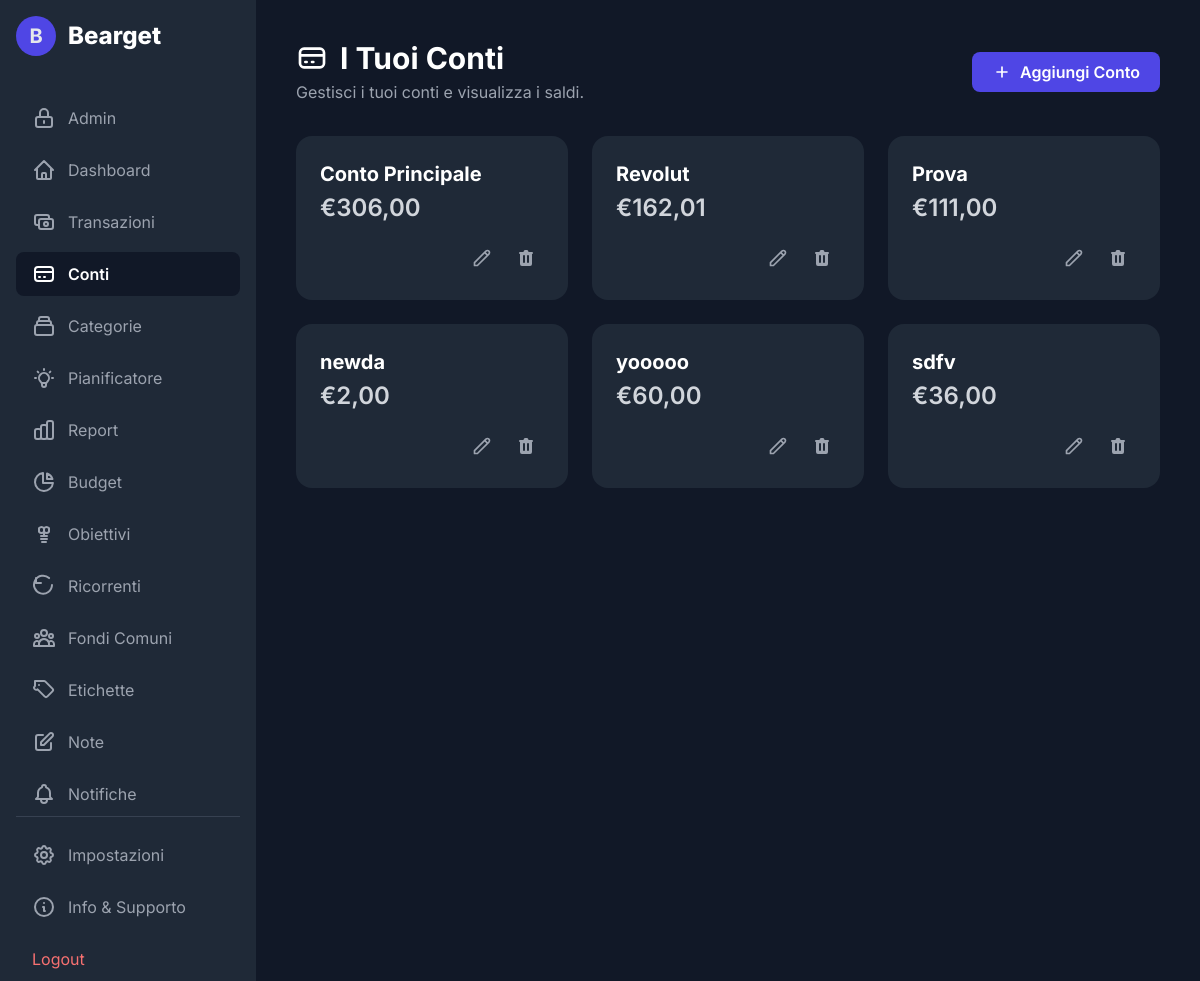
The app's page /accounts.php (signed in) with its own data.
### tables this page shows
CREATE TABLE `accounts` (
  `id` int(11) NOT NULL,
  `user_id` int(11) NOT NULL,
  `name` varchar(100) NOT NULL,
  `initial_balance` decimal(10,2) NOT NULL DEFAULT 0.00,
  `created_at` timestamp NOT NULL DEFAULT current_timestamp()
);

### functions.php (called while the page is built, shortened)
<?php
function get_account_balance($conn, $account_id) {
    $balance = 0;
    $sql_initial = "SELECT initial_balance FROM accounts WHERE id = ?";
    $stmt_initial = $conn->prepare($sql_initial);
    $stmt_initial->bind_param('i', $account_id);
    $stmt_initial->execute();
    $result_initial = $stmt_initial->get_result();
    if ($row = $result_initial->fetch_assoc()) {
        $balance = $row['initial_balance'];
    }
    $sql_tx = "SELECT SUM(amount) as total_tx FROM transactions WHERE account_id = ?";
    $stmt_tx = $conn->prepare($sql_tx);
    $stmt_tx->bind_param('i', $account_id);
    $stmt_tx->execute();
    $result_tx = $stmt_tx->get_result();
    if ($row = $result_tx->fetch_assoc()) {
        $balance += $row['total_tx'] ?? 0;
    }
    return $balance;
}
function get_user_accounts($conn, $user_id) {
    $accounts = [];
    $sql = "SELECT id, name FROM accounts WHERE user_id = ?";
    $stmt = $conn->prepare($sql);
    $stmt->bind_param('i', $user_id);
    $stmt->execute();
    $result = $stmt->get_result();
    while ($row = $result->fetch_assoc()) {
        $accounts[] = $row;
    }
    return $accounts;
}
?>

### accounts.php (the view, shortened to what this page needs)
<?php
require_once 'db_connect.php';
require_once 'functions.php';
$user_id = $_SESSION["id"];
$accounts = get_user_accounts($conn, $user_id);
?>
<!DOCTYPE html>
<html lang="it">
<head>
    <script src="https://cdn.tailwindcss.com"></script>
    <link rel="stylesheet" href="theme.php">
</head>
<body class="text-gray-200">
    <div class="flex h-screen">
        <?php include 'sidebar.php'; ?>
        <main class="flex-1 p-6 lg:p-10 overflow-y-auto">
            <header class="flex flex-wrap justify-between items-center gap-4 mb-8">
                <div>
                    <h1 class="text-3xl font-bold text-white flex items-center gap-3">
                        <svg class="w-8 h-8" fill="none" stroke="currentColor" viewBox="0 0 24 24"><path stroke-linecap="round" stroke-linejoin="round" stroke-width="2" d="M3 10h18M7 15h1m4 0h1m-7 4h12a3 3 0 003-3V8a3 3 0 00-3-3H6a3 3 0 00-3 3v8a3 3 0 003 3z"></path></svg>
                        I Tuoi Conti
                    </h1>
                    <p class="text-gray-400 mt-1">Gestisci i tuoi conti e visualizza i saldi.</p>
                </div>
                <button onclick="openModal('add-account-modal')" class="bg-primary-600 hover:bg-primary-700 text-white font-semibold py-2 px-5 rounded-lg flex items-center transition-colors">
                    <svg class="w-5 h-5 mr-2" fill="none" stroke="currentColor" viewBox="0 0 24 24"><path stroke-linecap="round" stroke-linejoin="round" stroke-width="2" d="M12 6v6m0 0v6m0-6h6m-6 0H6"></path></svg>
                    Aggiungi Conto
                </button>
            </header>
            <div id="accounts-grid" class="grid grid-cols-1 md:grid-cols-2 lg:grid-cols-3 gap-6">
                <?php if (empty($accounts)): ?>
                    <div id="empty-state" class="md:col-span-2 lg:col-span-3 bg-gray-800 rounded-2xl p-10 text-center flex flex-col items-center">
                        <svg class="w-16 h-16 text-gray-600 mb-4" fill="none" stroke="currentColor" viewBox="0 0 24 24"><path stroke-linecap="round" stroke-linejoin="round" stroke-width="2" d="M3 10h18M7 15h1m4 0h1m-7 4h12a3 3 0 003-3V8a3 3 0 00-3-3H6a3 3 0 00-3 3v8a3 3 0 003 3z"></path></svg>
                        <h3 class="text-lg font-semibold text-white">Nessun conto trovato</h3>
                        <p class="text-gray-400 max-w-sm mx-auto mt-1">Inizia ad aggiungere i tuoi conti bancari, carte di credito o contanti per tracciare le tue finanze.</p>
                        <button onclick="openModal('add-account-modal')" class="mt-6 bg-primary-600 hover:bg-primary-700 text-white font-semibold py-2 px-5 rounded-lg flex items-center transition-colors">
                            <svg class="w-5 h-5 mr-2" fill="none" stroke="currentColor" viewBox="0 0 24 24"><path stroke-linecap="round" stroke-linejoin="round" stroke-width="2" d="M12 6v6m0 0v6m0-6h6m-6 0H6"></path></svg>
                            Crea il tuo primo conto
                        </button>
                    </div>
                <?php else: ?>
                    <?php foreach ($accounts as $account): ?>
                        <div class="bg-gray-800 p-6 rounded-2xl flex flex-col justify-between transition-transform duration-200 hover:-translate-y-1" data-account-id="<?php echo $account['id']; ?>">
                            <div>
                                <h3 class="text-xl font-bold text-white account-name"><?php echo htmlspecialchars($account['name']); ?></h3>
                                <p class="text-2xl font-semibold text-gray-300 mt-1 account-balance">€<?php echo number_format(get_account_balance($conn, $account['id']), 2, ',', '.'); ?></p>
                            </div>
                            <div class="flex items-center justify-end space-x-2 mt-4">
                                <button onclick='openEditAccountModal(<?php echo json_encode($account); ?>)' title="Modifica Conto" class="p-2 text-gray-400 hover:text-blue-400 hover:bg-gray-700 rounded-full transition-colors">
                                    <svg class="w-5 h-5" fill="none" stroke="currentColor" viewBox="0 0 24 24"><path stroke-linecap="round" stroke-linejoin="round" stroke-width="2" d="M15.232 5.232l3.536 3.536m-2.036-5.036a2.5 2.5 0 113.536 3.536L6.5 21.036H3v-3.536L16.732 3.732z"></path></svg>
                                </button>
                                <form action="delete_account.php" method="POST" class="delete-form">
                                    <button type="submit" title="Elimina Conto" class="p-2 text-gray-400 hover:text-red-500 hover:bg-gray-700 rounded-full transition-colors">
                                    </button>
                                </form>
                            </div>
                        </div>
                    <?php endforeach; ?>
                <?php endif; ?>
            </div>
        </main>
    </div>
</body>
</html>

### accounts.php (style rules this page uses)
body { font-family: 'Inter', sans-serif; background-color: var(--color-gray-900); }

### records on screen
accounts: name "Conto Principale", id "306,00"
accounts: name "Revolut", id "162,01"
accounts: name "Prova", id "111,00"
accounts: name "newda", id "2,00"
accounts: name "yooooo", id "60,00"
accounts: name "sdfv", id "36,00"
